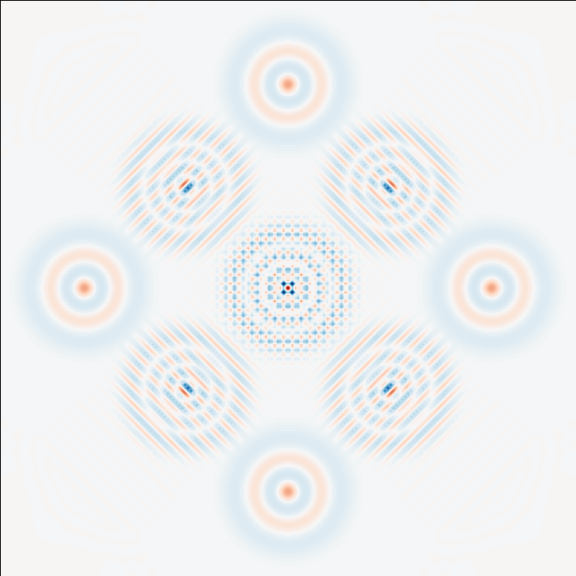
#> input picture Wigner_2.png, 576 x 576 px, found by its file name
$ jupyter execute Programa_widget.ipynb
#> lines starting #> are read from the running program, lines starting #| are printed output that depends on the picture
# Exercise 4
### For this Exercise Click in Show Widgets and wait for it to load
In this exercise you are going to decrypt a html link to download a picture to after filter and play with. But first your first task is to write your User name of uniandes to see what is the message you are going to decrypt and the key used to encrypted the message.

__Note__: Each of you will have a different message and a different key so the image to treat will be unique fr each one of you.

[cell 1]
# nbi:hide_in
from ipywidgets import interact, interactive, fixed, interact_manual
import ipywidgets as widgets
import pandas as pd
def f(x):
    data=pd.read_csv("https://raw.githubusercontent.com/JoseMontanaC/Laboratorio-Metodos-Computacionales/master/1/Lista_Grupo_1.csv")
    if x in list(data["Nombre de usuario"]):
        return data.loc[data["Nombre de usuario"]==x]
    else:
        return "Usuario NO valido"

Nombre_Pelao=widgets.Text(value="",description='Usuario:',disabled=False,)
widgets.interact(f,x=Nombre_Pelao);
#> the sliders are set to x = 
#> (the call stopped at in f, `data=pd.read_csv("https://raw.githubusercontent.com/JoseMontanaC/Labor..`: the network is not available in this run)

after you have your key and your message to decrypt you will need to know the way it was done.

# Simple way to Cypher a message.

They way this was done was by assigning each character of the alphabet an unique number. For this case we are going to use

```c++
1  2  3  4  5  6  7  8  9  0  /  -  _  %  ?  \  *  .  :  a  b  c  d  e  f  g  h  i
0  1  2  3  4  5  6  7  8  9 10 11 12 13 14 15 16 17 18 19 20 21 22 23 24 25 26 27
--------------------------------------------------------------------------------
j  k  l  m  n  o  p  q  r  s  t  u  v  w  x  y  z  !  "  #  $  &  +  @  |  ¨  ~
28 29 30 31 32 33 34 35 36 37 38 39 40 41 42 43 44 45 46 47 48 49 50 51 52 53 54
```

So in this way instead of those characters we are going to encrypt a message with its corresponding number
```c++
m  y  _  w  o  r  d
31 43 14 41 33 36 22
```

Then we add to each obtained digit consecutive digits from the key. For example. in the case of key equal to 136

```c++
m  y  _  w  o  r  d
31 43 14 41 33 36 22
1  3  6  1  3  6  1
----------------------
32 46 20 42 36 42 23 --------> n"bxrxe
```
An in this way with the help of the key we can send the message ``n"bxrxe`` and if the person has the key would be able to decrypt the message and the numeric assignation of the characters.

[cell 2]
# nbi:hide_in
from itertools import cycle
def Encrypt_message(message,key):
#> called with message = 'https://www.google.com/', key = 136597896
    message=message.lower()
    characters='1234567890/-_%?\*.:abcdefghijklmnopqrstuvwxyz!"#$&+@|¨~'
    Encrypt=dict((c, i) for i, c in enumerate(characters))
    Decrypt=dict((i, c) for i, c in enumerate(characters))
    result=""
    for i,j in zip(message,cycle(str(key))):
        result+=Decrypt[Encrypt[i]+int(j)]
    return result
def Decrypt_message(message,key):
#> called with message = 'iwzu"g:a#xzelxvouk:fura', key = 136597896
    characters='1234567890/-_%?\*.:abcdefghijklmnopqrstuvwxyz!"#$&+@|¨~'
    Encrypt=dict((c, i) for i, c in enumerate(characters))
    Decrypt=dict((i, c) for i, c in enumerate(characters))
    result=""
    for i,j in zip(message,cycle(str(key))):
        result+=Decrypt[Encrypt[i]-int(j)]
    return result

# Examples:
In order to see the dependence of the key take a look at the next examples, we are going to encrypt the next link ``https://www.google.com/``

[cell 3]
# nbi:hide_in
key=136597896
print("Message encrypted with key {}:".format(key),"\n")
encrypted_messsage=Encrypt_message('https://www.google.com/',key)
print(encrypted_messsage,"\n")
print("-"*50)
print("Message decrypted with key {}:".format(key),"\n")
print(Decrypt_message(encrypted_messsage,key))


print("\n"+"-"*50+"\n")
key=569842
encrypted_messsage=Encrypt_message('https://www.google.com/',key)
print("Message encrypted with key {}:".format(key),"\n")
print(encrypted_messsage,"\n")
print("-"*50)
print("Message decrypted with key {}:".format(key),"\n")
print(Decrypt_message(encrypted_messsage,key))

print("\n"+"-"*50+"\n")
key=79009897
encrypted_messsage=Encrypt_message('https://www.google.com/',key)
print("Message encrypted with key {}:".format(key),"\n")
print(encrypted_messsage,"\n")
print("-"*50)
print("Message decrypted with key {}:".format(key),"\n")
print(Decrypt_message(encrypted_messsage,key))

print("\n"+"-"*50+"\n")
key=649875004556883
encrypted_messsage=Encrypt_message('https://www.google.com/',key)
print("Message encrypted with key {}:".format(key),"\n")
print(encrypted_messsage,"\n")
print("-"*50)
print("Message decrypted with key {}:".format(key),"\n")
print(Decrypt_message(encrypted_messsage,key))

## If you want you can paste your answer here to generate the link to the photo

[cell 4]
# nbi:hide_in
from IPython.core.display import HTML
from IPython.display import display, Image
def g(x):
    if x == "":
        pass
    elif not x.startswith("https://raw.githubusercontent.com/JoseMontanaC/Laboratorio-Metodos-Computacionales/master"):
        pass
    elif not x.endswith(".png"):
        pass
    else:
        display(HTML('<a href="'+x+'"><center><font color=hsl(9, 100%, 64%) size="5" face ="consolas">Link to the Photo</font></center></a>'))
        display(Image(url=x))
direccion=widgets.Text(value="",description='URL:')
widgets.interact(g,x=direccion);
#> the sliders are set to x = 

Once you have your photo saved you will meet my Dog. Her name is Lambda, Now that you have met her, your task is to filter the picture in a certain way.
1. First open the picture using ``matplotlib`` as:
    ```python
import matplotlib.pyplot as plt
import matplotlib.image as mpimg
import numpy as np
img=np.array(mpimg.imread("Location_of_photo",format="rbg"))
imgplot = plt.imshow(img)
plt.show()
    ```
    Opening the picture in this way you have charged the image as an array, therefore you can use it as discussed.
2. Check the minimum and the maximum value of the picture. Does it make sense to you?. Filter then all pixels that are more than $20$ and less than $200$ did the picture change a lot?
3. Since the position of the dog varies for every picture the first operation to apply is to try to locate the position of the dog and then make square filter in order to set all pixels of the picture to $0$ except the ones the dog is in the picture.
__Hint__: You will find useful the slicing of the arrays or if you prefer use a ``meshgrid`` with the same dimensions of the picture:
```python
np.meshgrid(range(rows),range(colums))
```
4. Followed by this you will implement a circular filter of the face of the dog, to do this first try to locate the center of its face and then implement a filter such that the circular region surrounds the face of the dog, and the rest of the pixels set them to zero.
__Hint__: Compute the Euclidian distance for this and you may find quite useful the function ``np.meshgrid`` from ``numpy ``
5. Now your final task is to combine the last filter and a change in the pixels. For that first you are going to change form the format ``RGB`` to a ``gray scale``. in order to do this you will need to use the next formula
$$
 \text{Intensity}=0.299 * R + 0.587 * G + 0.114 * B
$$
So you will need to implement a function in order to create a new image that will have only black and white and then with the last part make a circle on the face of the Dog to show the same picture as before but this time in ``gray scale`` format.
__Hint__: To plot properly in a ``gray scale`` in ``matplotlib`` it is necessary to use:
    ```python
plt.imshow(image_with_filters,cmap="gray")
```
The ``cmap`` is the argument which establish the way ``python`` set the colors

At the end you should have something like the next example (but with your own photo):

# Original Image:

[cell 5]
# nbi:hide_in
import matplotlib.pyplot as plt
import matplotlib.image as mpimg
import numpy as np
plt.figure(figsize=(10,10))
#> (this line was passed over: IPython is not available in this run)
img=mpimg.imread("https://raw.githubusercontent.com/JoseMontanaC/Laboratorio-Metodos-Computacionales/master/Wigner_2.png")
#> img is the input picture: shape (576, 576, 3) float32; mean R, G, B 0.939, 0.945, 0.948
row,colum,layers=img.shape
#> row = 576; colum = 576; layers = 3
plt.imshow(img[:,:,:])
#> (this line was passed over: IPython is not available in this run)
plt.show()

# With the first Filter (Squared)

[cell 6]
# nbi:hide_in
plt.figure(figsize=(10,10))
#> (this line was passed over: IPython is not available in this run)
img=mpimg.imread("https://raw.githubusercontent.com/JoseMontanaC/Laboratorio-Metodos-Computacionales/master/Wigner_2.png")
X,Y = np.meshgrid(range(row),range(colum))
d=120
x_c,y_c=row/2,colum/2
#> x_c = 288; y_c = 288
distance_x=np.abs(X-x_c)
distance_y=np.abs(Y-y_c)
squared_mask=(distance_x>d) + (distance_y>d)
img[squared_mask]=0
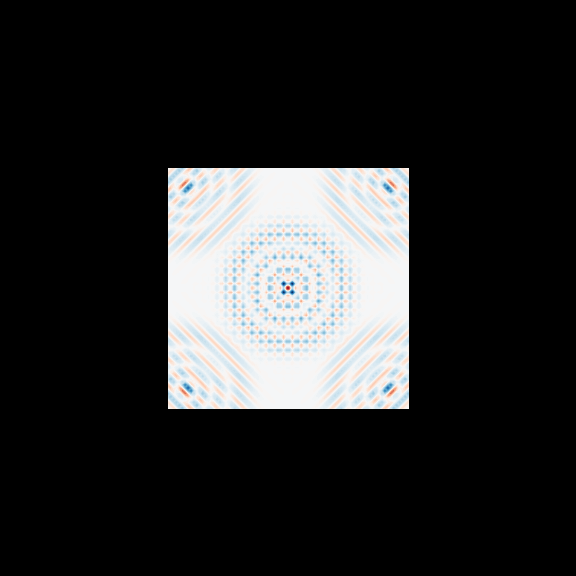
#> img: shape (576, 576, 3) float32; mean R, G, B 0.161, 0.163, 0.163
plt.imshow(img)
#> (this line was passed over: IPython is not available in this run)
plt.show()

# Or if you want a Diamond you can use

[cell 7]
# nbi:hide_in
plt.figure(figsize=(10,10))
#> (this line was passed over: IPython is not available in this run)
img=mpimg.imread("https://raw.githubusercontent.com/JoseMontanaC/Laboratorio-Metodos-Computacionales/master/Wigner_2.png")
X,Y = np.meshgrid(range(row),range(colum))
d=150
distance=np.abs((X-x_c))+np.abs(Y-y_c)
Diamond_mask= distance>d
img[Diamond_mask]=0
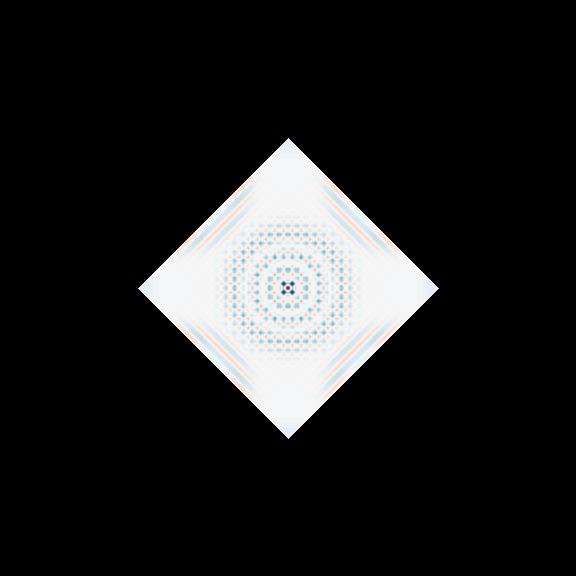
#> img: shape (576, 576, 3) float32; mean R, G, B 0.127, 0.128, 0.129
plt.imshow(img)
#> (this line was passed over: IPython is not available in this run)
plt.show()

$ run again, with Euler_picture.PNG copied over Wigner_2.png
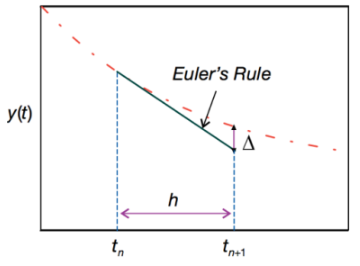
#> input picture Euler_picture.PNG, 360 x 266 px, found by its file name
#> img is the input picture: shape (266, 360, 4) float32; mean R, G, B, A 0.968, 0.967, 0.968, 1
#> in rgb2gray, `r, g, b = rgb[:,:,0], rgb[:,:,1], rgb[:,:,2]`:
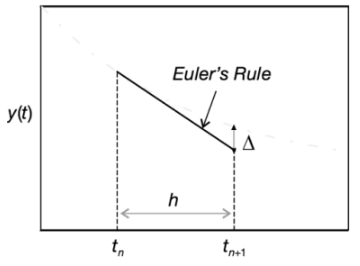
#> r: shape (266, 360) float32; min 0.0118, max 1, mean 0.968

$ run again, with ODE_picture.PNG copied over Wigner_2.png
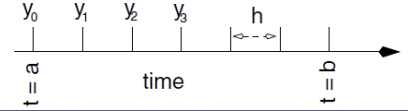
#> input picture ODE_picture.PNG, 408 x 111 px, found by its file name
#> img is the input picture: shape (111, 408, 4) float32; mean R, G, B, A 0.962, 0.962, 0.963, 1
#> in rgb2gray, `r, g, b = rgb[:,:,0], rgb[:,:,1], rgb[:,:,2]`:
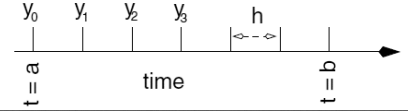
#> r: shape (111, 408) float32; min 0, max 1, mean 0.962
#> in rgb2gray, `r, g, b = rgb[:,:,0], rgb[:,:,1], rgb[:,:,2]`:
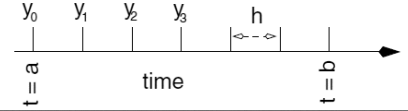
#> b: shape (111, 408) float32; min 0, max 1, mean 0.963

$ run again, with Wigner.png copied over Wigner_2.png
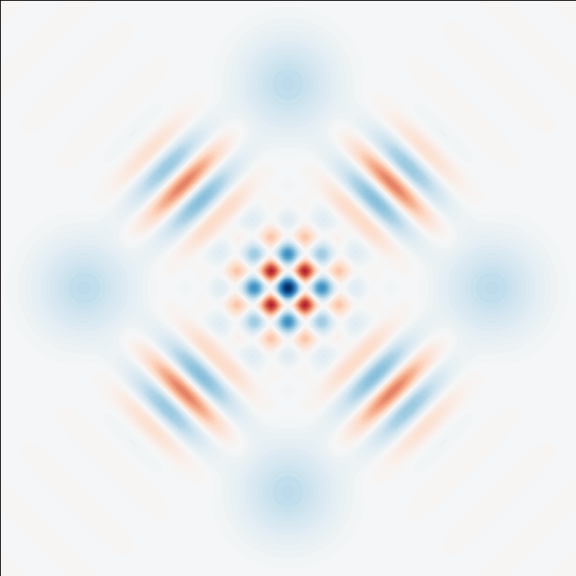
#> input picture Wigner.png, 576 x 576 px, found by its file name
#> img is the input picture: shape (576, 576, 3) float32; mean R, G, B 0.93, 0.937, 0.941
#> `img[squared_mask]=0`:
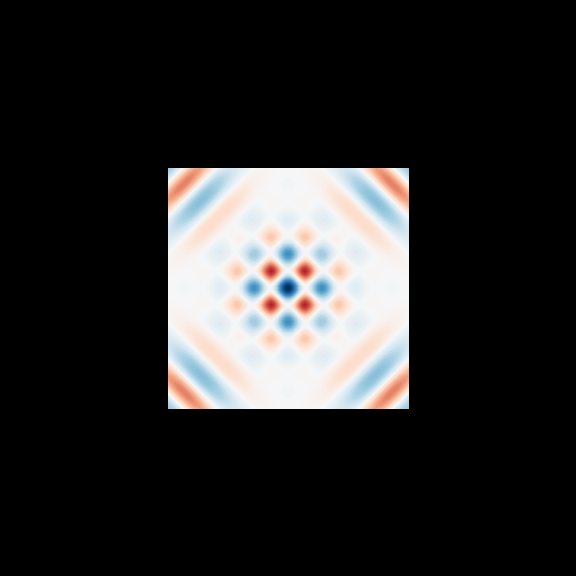
#> img: shape (576, 576, 3) float32; mean R, G, B 0.159, 0.157, 0.157
#> `img[Diamond_mask]=0`:
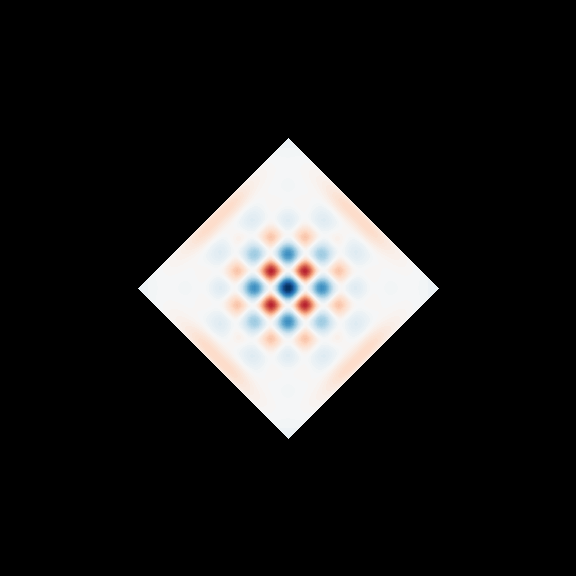
#> img: shape (576, 576, 3) float32; mean R, G, B 0.127, 0.125, 0.125
